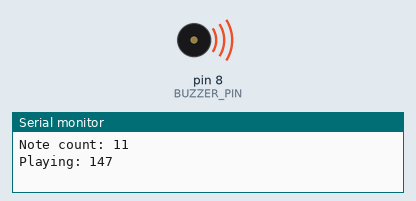
Bench run of a sketch on a simulated Arduino Uno, built with avr-gcc and run on an emulated ATmega328P. On the bench: buzzer (waves = sounding), the last lines printed to the serial monitor.

Above: at 0.4 s.
At 13.2 s:
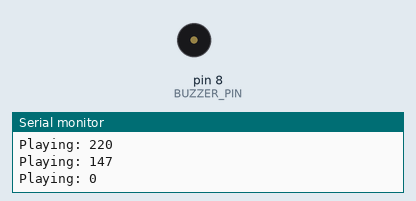
Timing chart, 0 to 20.8 s (numbered marks = the images above):
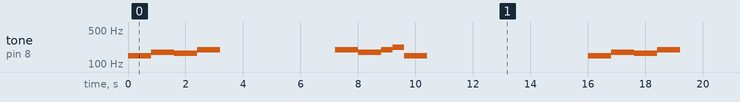

The sketch:

07-passive_buzzer.ino
```cpp
#include "pitches.h"

#define BUZZER_PIN 8
#define TEMPO 400

typedef unsigned int Milliseconds, Pitch;
typedef byte Beats;

class Note {
public:
    Pitch pitch;
    Beats beats;

    Note(Pitch pitch, Beats beats)
        : pitch(pitch), beats(beats)
    {
        // Pass
    }

    Note(Beats beats)
        : pitch(0), beats(beats)
    {
        // Pass
    }

    void play()
    {
        Milliseconds duration = this->beats * TEMPO;

        if (this->pitch) {
            tone(BUZZER_PIN, this->pitch, duration);
        }

        delay(duration);
    }
};

class Melody {
public:
    Note* notes;
    size_t length;

    Melody(Note notes[], size_t length)
        : notes(notes), length(length)
    {
        // Pass
    }

    void play()
    {
        for (size_t i = 0; i < this->length; i++) {
            Note note = this->notes[i];
            Serial.print("Playing: ");
            Serial.println(note.pitch);
            note.play();
        }
    }

    template <typename T, size_t N>
    static constexpr size_t count(T (&)[N])
    {
        return N;
    }
};

Note notes[] = {
    Note(NOTE_D3, 2),
    Note(NOTE_F3, 2),
    Note(NOTE_E3, 2),
    Note(NOTE_G3, 2),
    Note(10),
    Note(NOTE_G3, 2),
    Note(NOTE_F3, 2),
    Note(NOTE_G3, 1),
    Note(NOTE_A3, 1),
    Note(NOTE_D3, 2),
    Note(14),
};

Melody melody = Melody(notes, Melody::count(notes));

void setup()
{
    Serial.begin(9600);
    Serial.print("\nNote count: ");
    Serial.println(melody.length);
}

void loop()
{
    melody.play();
}
```

pitches.h
```cpp
/*************************************************
 * Public Constants
 *************************************************/

#define NOTE_B0  31
#define NOTE_C1  33
#define NOTE_CS1 35
#define NOTE_D1  37
#define NOTE_DS1 39
#define NOTE_E1  41
#define NOTE_F1  44
#define NOTE_FS1 46
#define NOTE_G1  49
#define NOTE_GS1 52
#define NOTE_A1  55
#define NOTE_AS1 58
#define NOTE_B1  62
#define NOTE_C2  65
#define NOTE_CS2 69
#define NOTE_D2  73
#define NOTE_DS2 78
#define NOTE_E2  82
#define NOTE_F2  87
#define NOTE_FS2 93
#define NOTE_G2  98
#define NOTE_GS2 104
#define NOTE_A2  110
#define NOTE_AS2 117
#define NOTE_B2  123
#define NOTE_C3  131
#define NOTE_CS3 139
#define NOTE_D3  147
#define NOTE_DS3 156
#define NOTE_E3  165
#define NOTE_F3  175
#define NOTE_FS3 185
#define NOTE_G3  196
#define NOTE_GS3 208
#define NOTE_A3  220
#define NOTE_AS3 233
#define NOTE_B3  247
#define NOTE_C4  262
#define NOTE_CS4 277
#define NOTE_D4  294
#define NOTE_DS4 311
#define NOTE_E4  330
#define NOTE_F4  349
#define NOTE_FS4 370
#define NOTE_G4  392
#define NOTE_GS4 415
#define NOTE_A4  440
#define NOTE_AS4 466
#define NOTE_B4  494
#define NOTE_C5  523
#define NOTE_CS5 554
#define NOTE_D5  587
#define NOTE_DS5 622
#define NOTE_E5  659
#define NOTE_F5  698
#define NOTE_FS5 740
#define NOTE_G5  784
#define NOTE_GS5 831
#define NOTE_A5  880
#define NOTE_AS5 932
#define NOTE_B5  988
#define NOTE_C6  1047
#define NOTE_CS6 1109
#define NOTE_D6  1175
#define NOTE_DS6 1245
#define NOTE_E6  1319
#define NOTE_F6  1397
#define NOTE_FS6 1480
#define NOTE_G6  1568
#define NOTE_GS6 1661
#define NOTE_A6  1760
#define NOTE_AS6 1865
#define NOTE_B6  1976
#define NOTE_C7  2093
#define NOTE_CS7 2217
#define NOTE_D7  2349
#define NOTE_DS7 2489
#define NOTE_E7  2637
#define NOTE_F7  2794
#define NOTE_FS7 2960
#define NOTE_G7  3136
#define NOTE_GS7 3322
#define NOTE_A7  3520
#define NOTE_AS7 3729
#define NOTE_B7  3951
#define NOTE_C8  4186
#define NOTE_CS8 4435
#define NOTE_D8  4699
#define NOTE_DS8 4978
```

Measured:
- by itself, tone on pin 8 (BUZZER_PIN): repeats every 16.0 s: 175 Hz 0.80 s, 165 Hz 0.80 s, 196 Hz 0.80 s, silent 4.0 s, 196 Hz 0.80 s, 175 Hz 0.80 s, 196 Hz 0.40 s, 220 Hz 0.40 s, 147 Hz 0.80 s, silent 5.6 s, 147 Hz 0.80 s
